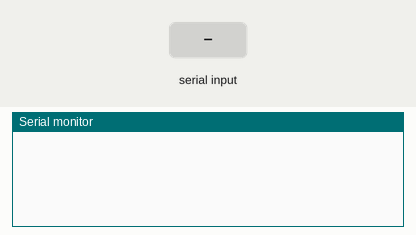
Recording of a sketch running on a simulated ESP32. On the bench: the last lines printed to the serial monitor. The inputs (shaded band) are chosen by the test bench.

Above: at 2.7 s.
2.8 s: "1" received over the second serial link
At 3.8 s:
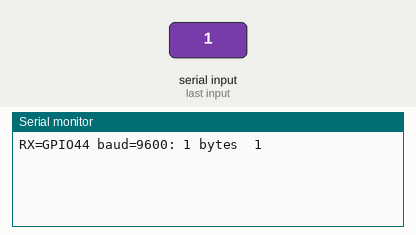
5.8 s: "0" received over the second serial link
At 7.0 s:
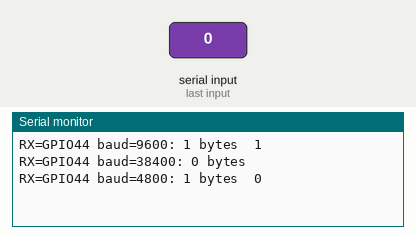
7.3 s: "2" received over the second serial link
At 8.5 s:
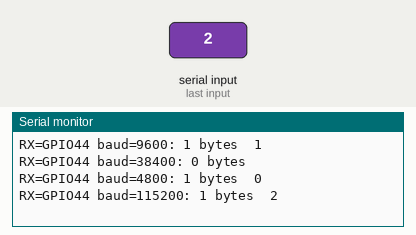
Timing chart, 0 to 10.3 s (numbered marks = the images above; inputs shaded):
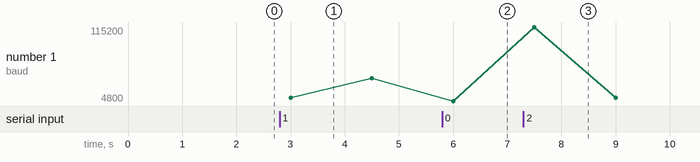

Measured:
- after the input at 2.8 s, the serial monitor: prints a new line after 0.20 s (image 1)
- after the input at 5.8 s, the serial monitor: prints a new line after 0.20 s (image 2)
- after the input at 7.3 s, the serial monitor: prints a new line after 0.20 s (image 3)

The sketch:

test_Sensors.ino
```cpp
HardwareSerial gps(1);
const int pins[] = {44, 43};               // D7, D6
const long bauds[] = {9600, 38400, 4800, 115200};
void setup(){ Serial.begin(115200); delay(1500); }
void loop(){
  for (int rx : pins) for (long b : bauds) {
    gps.end(); gps.begin(b, SERIAL_8N1, rx, -1);
    uint32_t t = millis(); int n = 0; String s;
    while (millis() - t < 1500) while (gps.available()) { char c = gps.read(); n++; if (s.length() < 80) s += c; }
    Serial.printf("RX=GPIO%d baud=%ld: %d bytes  %s\n", rx, b, n, n ? s.c_str() : "");
  }
  Serial.println("----");
}
```
